Frame 1 (no input): blank canvas, image omitted
Frame 60 (no input): blank canvas, image omitted
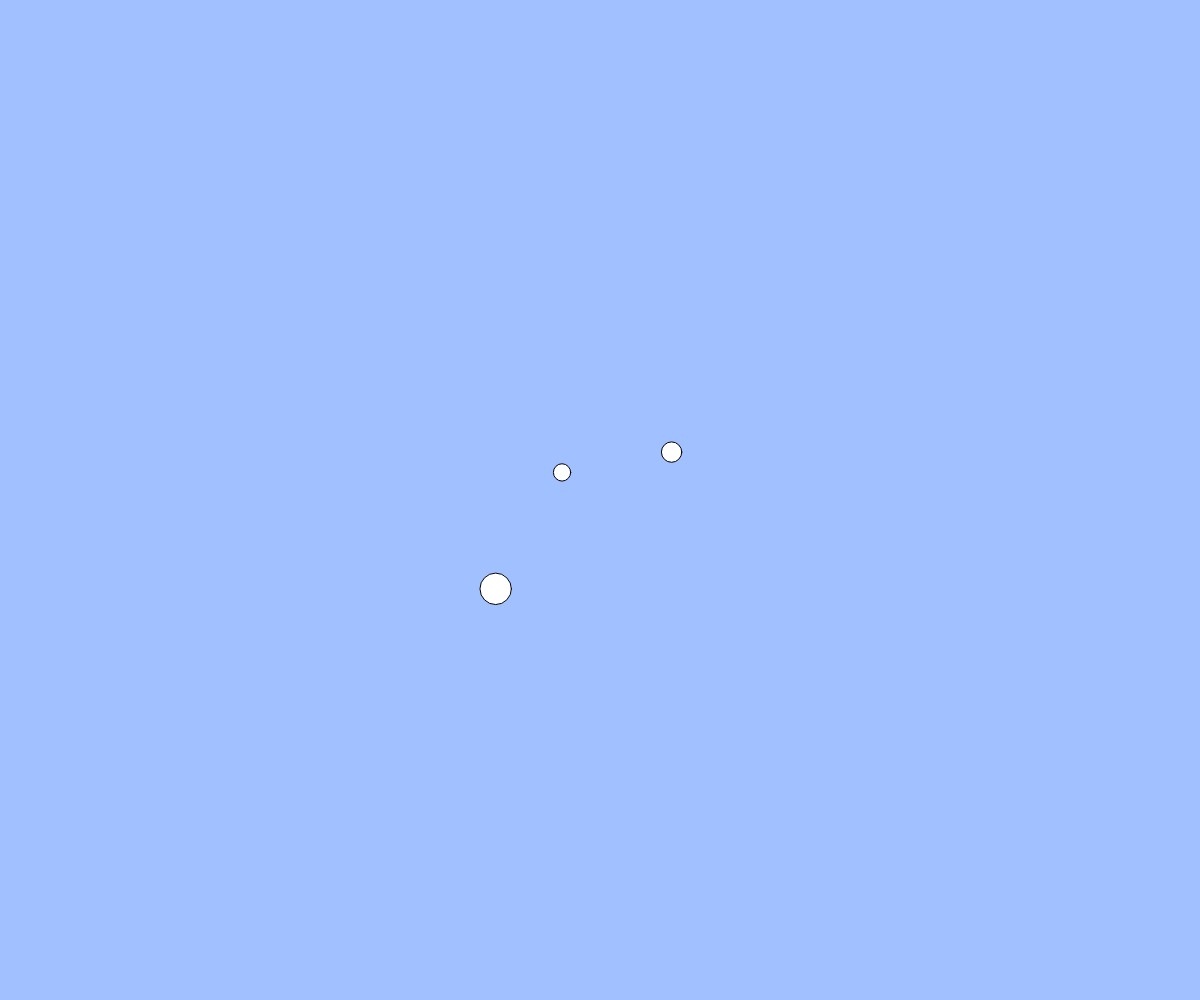
Frame 120 (the mouse pressed at the canvas centre since frame 60)

The p5.js sketch whose frames 1 and 60 were blank and that drew this single picture after the mouse press (run headless with seeded random() and noise() and a simulated clock; from frame 60 on, the mouse is pressed at the canvas centre):

// p5.js sketch
// ── sketch.js
//　テキスト「オブジェクト」
// 練習問題：ボールのサイズをランダムに変更してみよう
// 練習問題：何も操作しなくてもボールが湧いてくる機能を追加しよう

let balls;

function setup(){
  createCanvas(windowWidth, windowHeight);
  balls = [];
  count = 0;
}

function draw(){
  count++;
  background(160, 192, 255);
  for(let i = 0; i < balls.length; i++){
    let b = balls[i];
    ellipse(b.x, b.y, b.size);
    b.x += b.vx;
    b.y += b.vy;
  }
 if(count % 30 == 0){
  const b = { x: width/2, y: height/2, size:random(10,40), vx: random(-2,2), vy: random(-2,2) };
  balls.push(b);
}


}

function mouseDragged(){
  const dx = mouseX - pmouseX;
  const dy = mouseY - pmouseY;
  if(mag(dx, dy) > 5){
    const b = { x: mouseX, y: mouseY, size: random(10,30), vx: dx, vy: dy };
    balls.push(b);
  }
}

function windowResized(){
  resizeCanvas(windowWidth, windowHeight);
}
